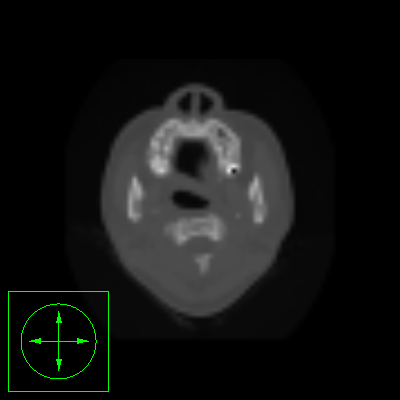

Generate this figure with Python:
#!/usr/bin/env python
# Demonstrate vtkAffineWidget with vtkAffineRepresentation2D on an image actor.

import vtkmodules.vtkInteractionStyle  # noqa: F401
import vtkmodules.vtkRenderingFreeType  # noqa: F401
import vtkmodules.vtkRenderingOpenGL2  # noqa: F401

import os

from vtkmodules.vtkCommonTransforms import vtkTransform
from vtkmodules.vtkIOImage import vtkVolume16Reader
from vtkmodules.vtkImagingCore import vtkImageShiftScale
from vtkmodules.vtkInteractionStyle import vtkInteractorStyleImage
from vtkmodules.vtkInteractionWidgets import (
    vtkAffineRepresentation2D,
    vtkAffineWidget,
)
from vtkmodules.vtkRenderingCore import (
    vtkImageActor,
    vtkRenderWindow,
    vtkRenderWindowInteractor,
    vtkRenderer,
)

# Load volume data from headsq dataset
data_dir = os.environ.get("VPE_DATA_DIR", os.path.dirname(os.path.abspath(__file__)))
v16 = vtkVolume16Reader()
v16.SetDataDimensions(64, 64)
v16.SetDataByteOrderToLittleEndian()
v16.SetFilePrefix(os.path.join(data_dir, "headsq", "quarter"))
v16.SetImageRange(1, 93)
v16.SetDataSpacing(3.2, 3.2, 1.5)

# Shift and scale image data to unsigned char range for display
shift_scale = vtkImageShiftScale()
shift_scale.SetInputConnection(v16.GetOutputPort())
shift_scale.SetShift(0)
shift_scale.SetScale(0.07)
shift_scale.SetOutputScalarTypeToUnsignedChar()

# Display image slice with vtkImageActor
image_actor = vtkImageActor()
image_actor.GetMapper().SetInputConnection(shift_scale.GetOutputPort())
image_actor.SetDisplayExtent(0, 63, 0, 63, 46, 46)

# Renderer
renderer = vtkRenderer()
renderer.GetActiveCamera().ParallelProjectionOn()
renderer.AddActor(image_actor)
renderer.SetBackground(0, 0, 0)
renderer.ResetCamera()

# Render window
render_window = vtkRenderWindow()
render_window.AddRenderer(renderer)
render_window.SetWindowName("affine widget")
render_window.SetSize(400, 400)

# Interactor
interactor = vtkRenderWindowInteractor()
interactor.SetRenderWindow(render_window)

# Use image interaction style for 2D interaction
style = vtkInteractorStyleImage()
interactor.SetInteractorStyle(style)

# Create affine transform for the callback
transform = vtkTransform()


def affine_callback(widget, event_string):
    rep = widget.GetRepresentation()
    rep.GetTransform(transform)
    image_actor.SetUserTransform(transform)


# Widget
affine_rep = vtkAffineRepresentation2D()

affine_widget = vtkAffineWidget()
affine_widget.SetInteractor(interactor)
affine_widget.SetRepresentation(affine_rep)
affine_widget.AddObserver("InteractionEvent", affine_callback)
affine_widget.AddObserver("EndInteractionEvent", affine_callback)
affine_widget.On()

interactor.Initialize()
interactor.Start()
